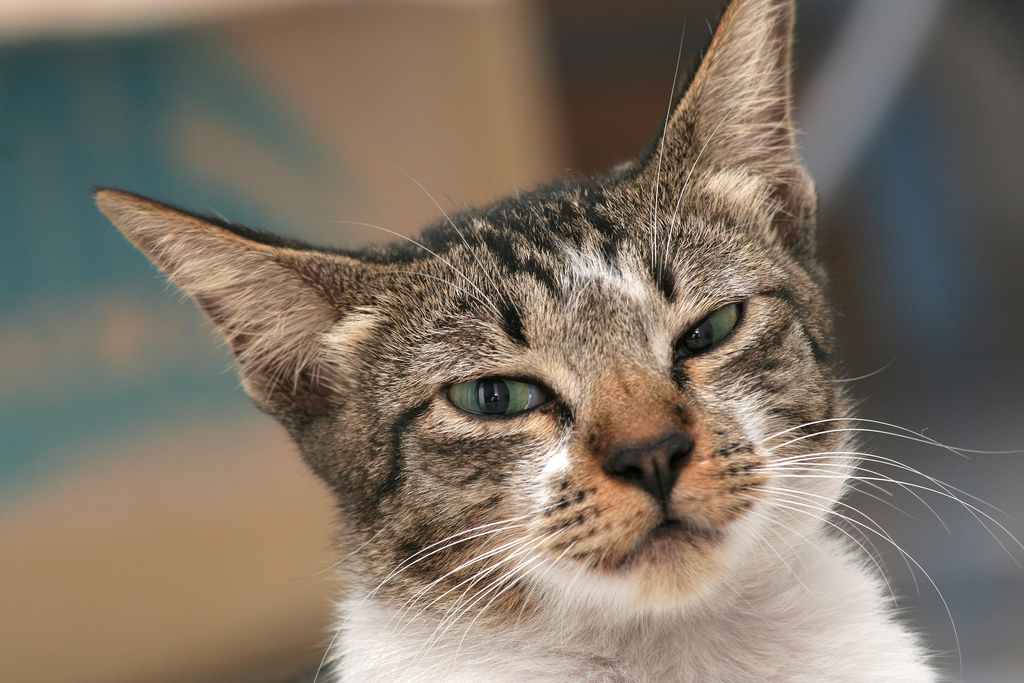
#> input picture sample.jpg, 1024 x 683 px, given as the content of the folder ../MetaData/CatsDog/SegImgs/train/cat, which was not available
$ python genSIFT4SegImgs.py   (older library calls are emulated)
#> lines starting #> are read from the running program, lines starting #| are printed output that depends on the picture; pictures that were not available may be replaced by others from this repository, and a replacement may not be noted
### computeSIFT.py
import os
import cv2

from numpy_sift import SIFTDescriptor

def compSIFT(imgsPath, fFtrsPath, psize_sbins):
#> called with imgsPath = '../MetaData/CatsDog/SegImgs/train/cat', psize_sbins = 'p32b4'
    nPSize, nSBins = getPSizeSBins(psize_sbins)
    fFtrsSIFT = open(fFtrsPath, 'w')

    for idxClass, imgName in enumerate(sorted(os.listdir(imgsPath))):
        if not imgName.lower().endswith(('.bmp', '.jpeg', '.jpg', '.png', '.tif', '.tiff')):
            continue

        imgNameOrg = imgName
        filepath = os.path.join(imgsPath, imgName)
        ##############################################################
        img = cv2.imread(filepath, 0)
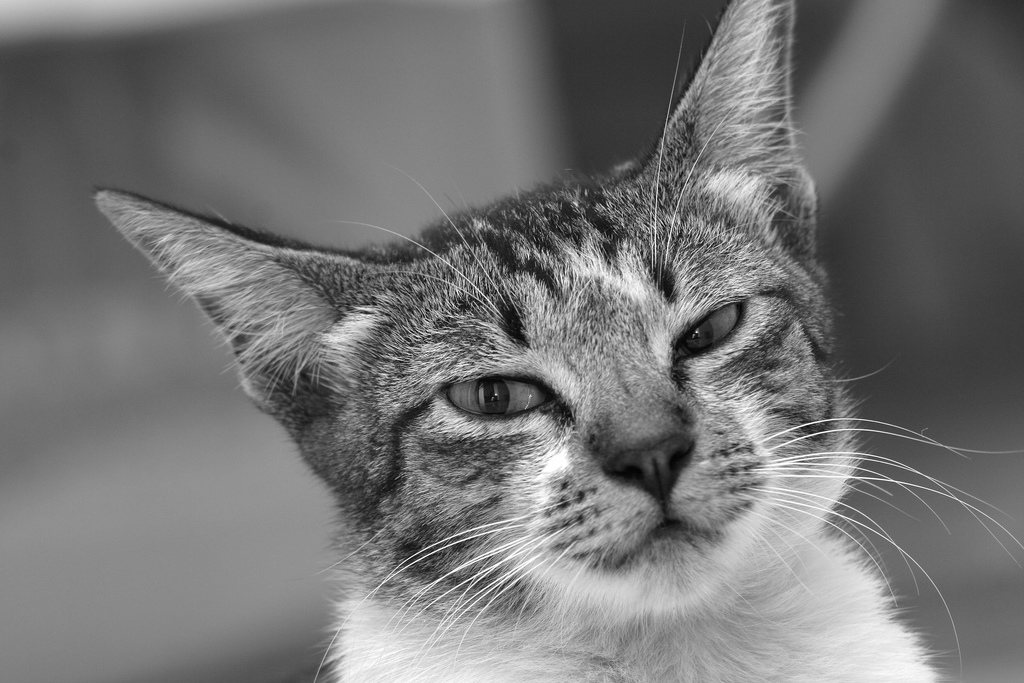
#> img: shape (683, 1024); min 3, max 255, mean 116.6
        img = cv2.resize(img, (nPSize, nPSize))
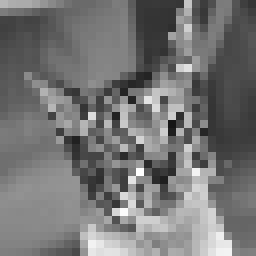
#> img: shape (32, 32) (shown 8 times larger); min 22, max 255, mean 116.6
        h, w = img.shape
#> h = 32; w = 32

        SD = SIFTDescriptor(patchSize=nPSize, numSpatialBins=nSBins)

        patch = img[0: nPSize, 0: nPSize]
        h1, w1 = patch.shape

        sift = SD.describe(patch)

        #################################################################
        strFd = ""
        for fdTemp in sift:
            strFd = strFd + ("{0:.4f}".format(fdTemp)) + ","
        strFd += filepath + "\n"
        # fHog.write(imgName, imgClass)
        fFtrsSIFT.write(strFd)

        test = 0

    fFtrsSIFT.close()

def getPSizeSBins(psize_sbins):
    nIdx = psize_sbins.find('b')
    nPSize = int(psize_sbins[1:nIdx])
    nIdx+=1
    nSBins = int(psize_sbins[nIdx:])

    return nPSize, nSBins

### numpy_sift.py
import numpy as np
import math
import time

class SIFTDescriptor(object):
    """Class for computing SIFT descriptor of the square patch

    Attributes:
        patchSize: size of the patch in pixels
        maxBinValue: maximum descriptor element after L2 normalization. All above are clipped to this value
        numOrientationBins: number of orientation bins for histogram
        numSpatialBins: number of spatial bins. The final descriptor size is numSpatialBins x numSpatialBins x numOrientationBins
    """
    def precomputebins(self):
        halfSize = int(self.patchSize/2)
        ps = self.patchSize
        sb = self.spatialBins;
        step = float(self.spatialBins + 1) / (2 * halfSize)
        precomp_bins = np.zeros(2*ps, dtype = np.int32)
        precomp_weights = np.zeros(2*ps, dtype = np.float)
        precomp_bin_weights_by_bx_py_px_mapping = np.zeros((sb,sb,ps,ps), dtype = np.float)
        for i in range(ps):
            i1 = i + ps
            x = step * i
            xi = int(x)
            # bin indices
            precomp_bins[i] = xi -1;
            precomp_bins[i1] = xi
            #bin weights
            precomp_weights[i1] = x - xi;
            precomp_weights[i] = 1.0 - precomp_weights[i1];
            #truncate
            if  (precomp_bins[i] < 0):
                precomp_bins[i] = 0;
                precomp_weights[i] = 0
            if  (precomp_bins[i] >= self.spatialBins):
                precomp_bins[i] = self.spatialBins - 1;
                precomp_weights[i] = 0
            if  (precomp_bins[i1] < 0):
                precomp_bins[i1] = 0;
                precomp_weights[i1] = 0
            if  (precomp_bins[i1] >= self.spatialBins):
                precomp_bins[i1] = self.spatialBins - 1;
                precomp_weights[i1] = 0
        for y in range(ps):
            for x in range(ps):
                precomp_bin_weights_by_bx_py_px_mapping[precomp_bins[y], precomp_bins[x], y, x ] += precomp_weights[y]*precomp_weights[x]
                precomp_bin_weights_by_bx_py_px_mapping[precomp_bins[y+ps], precomp_bins[x], y, x ] += precomp_weights[y+ps]*precomp_weights[x]
                precomp_bin_weights_by_bx_py_px_mapping[precomp_bins[y], precomp_bins[x+ps], y, x ] += precomp_weights[y]*precomp_weights[x+ps]
                precomp_bin_weights_by_bx_py_px_mapping[precomp_bins[y+ps], precomp_bins[x+ps], y, x ] += precomp_weights[y+ps]*precomp_weights[x+ps]
        if self.mask_type == 'CircularGauss':
            mask = self.CircularGaussKernel(kernlen=self.patchSize, circ=True, sigma_type=self.sigma_type).astype(np.float32)
        elif self.mask_type == 'Gauss':
            mask = self.CircularGaussKernel(kernlen=self.patchSize, circ=False, sigma_type=self.sigma_type).astype(np.float32)
        else:
            raise ValueError(masktype, 'is unknown mask type')

        for y in range(sb):
            for x in range(sb):
                precomp_bin_weights_by_bx_py_px_mapping[y,x,:,:] *= mask
                precomp_bin_weights_by_bx_py_px_mapping[y,x,:,:] = np.maximum(0,precomp_bin_weights_by_bx_py_px_mapping[y,x,:,:])
        return precomp_bins.astype(np.int32),precomp_weights,precomp_bin_weights_by_bx_py_px_mapping,mask
    # [7 lines left out: function __repr__, not called in this run]

    def __init__(self, patchSize = 41,
                 maxBinValue = 0.2,
                 numOrientationBins = 8,
                 numSpatialBins = 4,#3,#2,#4,
                 mask_type = 'CircularGauss',
                 sigma_type = 'hesamp'):
        self.patchSize = patchSize
        self.maxBinValue = maxBinValue
        self.orientationBins = numOrientationBins
        self.spatialBins = numSpatialBins
        self.mask_type = mask_type
        self.sigma_type = sigma_type
        self.precomp_bins,self.precomp_weights,self.mapping,self.mask = self.precomputebins()
        self.binaryMask = self.mask > 0
        self.gx = np.zeros((patchSize,patchSize), dtype=np.float)
        self.gy = np.zeros((patchSize,patchSize), dtype=np.float)
        self.ori = np.zeros((patchSize,patchSize), dtype=np.float)
        self.mag = np.zeros((patchSize,patchSize), dtype=np.float)
        self.norm_patch = np.zeros((patchSize,patchSize), dtype=np.float)
        ps = self.patchSize
        sb = self.spatialBins
        ob = self.orientationBins
        self.desc = np.zeros((ob, sb , sb ), dtype = np.float)
        return
    def CircularGaussKernel(self,kernlen=21, circ = True, sigma_type = 'hesamp'):
#> called with kernlen = 32, circ = True, sigma_type = 'hesamp'
        halfSize = float(kernlen) / 2.;
        r2 = float(halfSize**2);
        if sigma_type == 'hesamp':
            sigma_mul_2 = 0.9 * r2;
        elif sigma_type == 'vlfeat':
            sigma_mul_2 = kernlen**2
        else:
            raise ValueError('Unknown sigma_type', sigma_type, 'try hesamp or vlfeat')
        disq = 0;
        kernel = np.zeros((kernlen,kernlen))
        for y in range(kernlen):
            for x in range(kernlen):
                disq = (y - halfSize+0.5)**2 +  (x - halfSize+0.5)**2;
                kernel[y,x] = math.exp(-disq / sigma_mul_2)
                if circ and (disq >= r2):
                    kernel[y,x] = 0.
        return kernel
    def photonorm(self, patch, binaryMask = None):
        if binaryMask is not None:
            std1_coef = 50. /  np.std(patch[binaryMask])
#> std1_coef = 1.15
            mean1 =  np.mean(patch[binaryMask])
#> mean1 = 117.3
        else:
            std1_coef = 50. / np.std(patch)
            mean1 =  np.mean(patch)
        if std1_coef >= 50. / 0.000001:
            std1_coef = 50.0
        self.norm_patch = 128. + std1_coef * (patch - mean1);
        self.norm_patch = np.clip(self.norm_patch, 0.,255.);
        return
    def getDerivatives(self,image):
        #[-1 1] kernel for borders
        self.gx[:,0] = image[:,1] - image[:,0]
        self.gy[0,:] = image[1,:] - image[0,:]
        self.gx[:,-1] = image[:,-1] - image[:,-2]
#> self.gx: shape (32, 32) float64; min -12.64, max 10.34, mean 0.0887
        self.gy[-1,:] = image[-1,:] - image[-2,:]
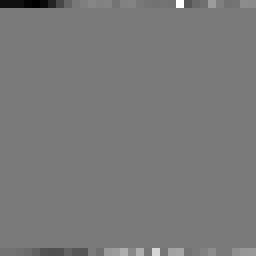
#> self.gy: shape (32, 32) float64 (shown 8 times larger); min -77, max 83.89, mean -0.3; drawn with min black and max white
        #[-1 0 1] kernel for the rest
        self.gy[1:-2,:] = image[2:-1,:] - image[0:-3,:]
        self.gx[:,1:-2] = image[:,2:-1] - image[:,0:-3]
        self.gx *= 0.5
        self.gy *= 0.5
        return
    def samplePatch(self,grad,ori):
        ps = self.patchSize
        sb = self.spatialBins
        ob = self.orientationBins
        o_big = float(ob) * (ori + 2.0*math.pi) / (2.0 * math.pi)
        bo0_big = np.floor(o_big)#.astype(np.int32)
        wo1_big = o_big - bo0_big;
        bo0_big = bo0_big % ob;
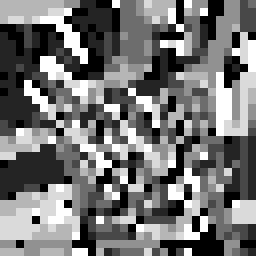
#> bo0_big: shape (32, 32) float64 (shown 8 times larger); min 0, max 7, mean 3.19; drawn with min black and max white
        bo1_big = (bo0_big + 1.0) % ob;
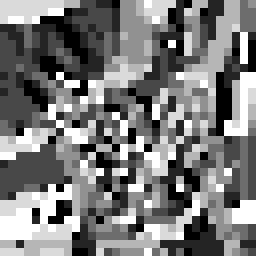
#> bo1_big: shape (32, 32) float64 (shown 8 times larger); min 0, max 7, mean 3.35; drawn with min black and max white
        wo0_big = 1.0 - wo1_big;
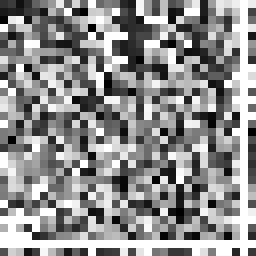
#> wo0_big: shape (32, 32) float64 (shown 8 times larger); min 1.78e-15, max 1, mean 0.56
        wo0_big *= grad;
        wo0_big = np.maximum(0, wo0_big)
        wo1_big *= grad;
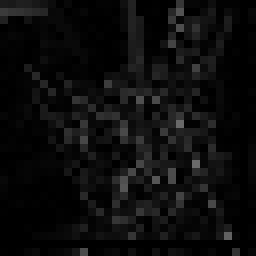
#> wo1_big: shape (32, 32) float64 (shown 8 times larger); min 0, max 106.9, mean 12.4
        wo1_big = np.maximum(0, wo1_big)
        ori_weight_map = np.zeros((ob,ps,ps))
        for o in range(ob):
            relevant0 = np.where(bo0_big == o)
            ori_weight_map[o, relevant0[0], relevant0[1]] = wo0_big[relevant0[0], relevant0[1]]
            relevant1 = np.where(bo1_big == o)
            ori_weight_map[o, relevant1[0], relevant1[1]] += wo1_big[relevant1[0], relevant1[1]]
#> this loop made 8 passes
#> (relevant0, relevant1) on passes 1 to 7: (150 positions, rows 0 to 31, columns 0 to 31, 107 positions, rows 0 to 31, columns 2 to 31), (184 positions, rows 0 to 31, columns 0 to 31, 150 positions, rows 0 to 31, columns 0 to 31), (114 positions, rows 0 to 31, columns 0 to 31, 184 positions, rows 0 to 31, columns 0 to 31), (117 positions, rows 0 to 31, columns 5 to 31, 114 positions, rows 0 to 31, columns 0 to 31), (122 positions, rows 0 to 31, columns 0 to 31, 117 positions, rows 0 to 31, columns 5 to 31), (113 positions, rows 0 to 31, columns 0 to 31, 122 positions, rows 0 to 31, columns 0 to 31), (117 positions, rows 0 to 31, columns 0 to 31, 113 positions, rows 0 to 31, columns 0 to 31)
        for y in range(sb):
            for x in range(sb):
                self.desc[:,y,x] =  np.tensordot( ori_weight_map, self.mapping[y,x,:,:])
        return
    def describe(self,patch, userootsift = False, flatten = True, show_timings = False):
        t = time.time()
        self.photonorm(patch, binaryMask = self.binaryMask);
        if show_timings:
            print( 'photonorm time = ', time.time() - t)
            t = time.time()
        self.getDerivatives(self.norm_patch)
        if show_timings:
            print( 'gradients time = ', time.time() - t)
            t = time.time()
        self.mag = np.sqrt(self.gx * self.gx + self.gy*self.gy)
        self.ori = np.arctan2(self.gy,self.gx)
        if show_timings:
            print( 'mag + ori time = ', time.time() - t)
            t = time.time()
        self.samplePatch(self.mag,self.ori)
        if show_timings:
            print( 'sample patch time = ', time.time() - t)
            t = time.time()
        self.desc /= np.linalg.norm(self.desc.flatten(),2)
        self.desc = np.clip(self.desc, 0,self.maxBinValue);
        self.desc /= np.linalg.norm(self.desc.flatten(),2)
        if userootsift:
            self.desc = np.sqrt(self.desc / np.linalg.norm(unnorm_desc.flatten(),1))
        if show_timings:
            print( 'clip and norm time = ', time.time() - t)
            t = time.time()
        if flatten:
            return np.clip(512. * self.desc.flatten() , 0, 255).astype(np.int32);
        else:
            return np.clip(512. * self.desc , 0, 255).astype(np.int32);

### genSIFT4SegImgs.py
from optparse import OptionParser
import computeSIFT as cst

"""Imp Note
        patchSize: size of the patch in pixels
        maxBinValue: maximum descriptor element after L2 normalization. All above are clipped to this value
        numOrientationBins: number of orientation bins for histogram
        numSpatialBins: number of spatial bins. The final descriptor size is numSpatialBins x numSpatialBins x numOrientationBins
        numSpatialBins = 4,3,2 , sift features will be 128, 72, and 32 respectively
        numSpatialBins is initialized in numpy_sift
"""


parser = OptionParser()

parser.add_option("-f", "--feature_path", dest="feature_path", help="Path to features file", default="../MetaData/CatsDog/SegFeatures/")
parser.add_option("-c", "--class", dest="class_type", help="image class, could be Cat, Dog, All", default="all")
parser.add_option("-t", "--type", dest="run4", help="run for train, prediction", default="train")
parser.add_option("-i", "--input", dest="input_path", help="Path to input segmented images.", default="../MetaData/CatsDog/SegImgs/")
parser.add_option("-p", "--params", dest="psize_sbins", help="patch size (i.e. image dim) and numSpatialBins.", default="p64b4")

(options, args) = parser.parse_args()

if options.class_type !='all':
    imgsAbstPath = options.input_path + options.run4 + "/" + options.class_type + "/" + options.seg_type
    ftrsPath = options.feature_path + options.run4 + "/" + options.class_type + "/" + options.seg_type + \
               "/sift" + options.class_type + options.seg_type + "_" + options.psize_sbins + ".csv"

    cst.compSIFT(imgsAbstPath, ftrsPath, options.psize_sbins)
else:
    for run4 in ['train', 'test']:
        for class_type in ['cat', 'dog']:
            for psize_sbins in ['p32b4', 'p32b3', 'p32b2', 'p64b4', 'p64b3', 'p64b2', 'p128b4', 'p128b3', 'p128b2']:
                imgsAbstPath = options.input_path + run4 + "/" + class_type
                ftrsPath = options.feature_path + run4 + "/" + class_type + "/"+ "sift" + class_type + "_" + psize_sbins + ".csv"

                cst.compSIFT(imgsAbstPath, ftrsPath, psize_sbins)
#> in compSIFT, `sift = SD.describe(patch)`: sift = 128 values, max 102 at index 121, min 1 at index 64, mean 36.91
#> the loop in compSIFT, `for fdTemp in sift:` made 128 passes
#> fdTemp on passes 6 to 17: 52, 71, 16, 11, 62, 84, 36, 6, 55, 52, 24, 11
#> (fdTemp, strFd) on passes 1 to 5: (18, '18.0000,'), (13, '18.0000,13.0000,'), (56, '18.0000,13.0000,56.0000,'), (22, '18.0000,13.0000,56.0000,22.0000,'), (22, '18.0000,13.0000,56.0000,22.0000,22.0000,')

test =0
#> test = 0
